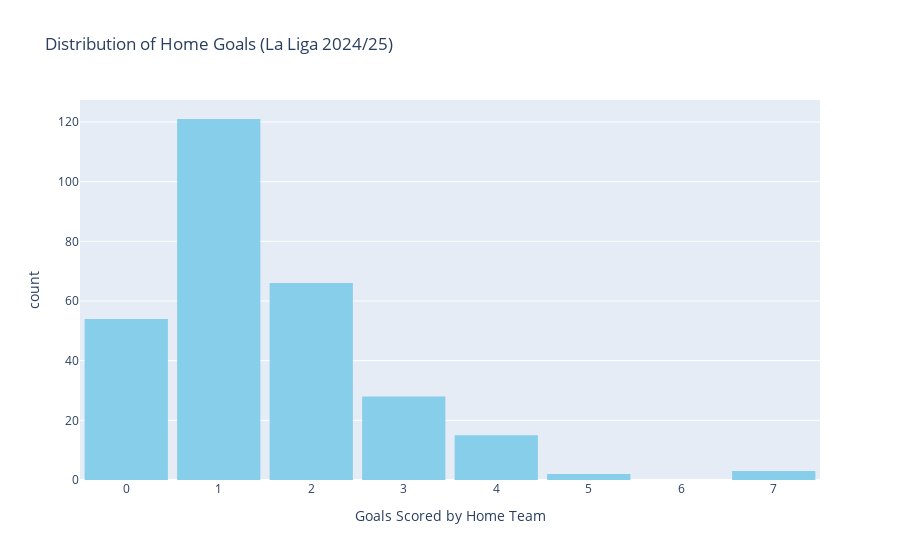

Source (notebook cell):
### Markdown cell above
### Histogram

### Code cell
import plotly.express as px

fig = px.histogram(df, x='FTHG', nbins=int(df['FTHG'].max() + 1),
                   title='Distribution of Home Goals (La Liga 2024/25)',
                   labels={'FTHG': 'Goals Scored by Home Team'},
                   color_discrete_sequence=['skyblue'])

fig.update_layout(bargap=0.1)
fig.show()

### Figure 1 — Plotly figure (JSON) as saved in the notebook; plotly's stock layout.template omitted (floating-point values rounded to 4 significant figures; data arrays with more than 128 entries replaced by an {"elided": "..."} marker saying what was removed)
{"data": [{"alignmentgroup": "True", "bingroup": "x", "hovertemplate": "Goals Scored by Home Team=%{x}<br>count=%{y}<extra></extra>", "legendgroup": "", "marker": {"color": "skyblue", "pattern": {"shape": ""}}, "name": "", "nbinsx": 8, "offsetgroup": "", "orientation": "v", "showlegend": false, "type": "histogram", "x": {"elided": "289 int values"}, "xaxis": "x", "yaxis": "y"}], "layout": {"bargap": 0.1, "barmode": "relative", "legend": {"tracegroupgap": 0}, "title": {"text": "Distribution of Home Goals (La Liga 2024/25)"}, "xaxis": {"anchor": "y", "domain": [0, 1], "title": {"text": "Goals Scored by Home Team"}}, "yaxis": {"anchor": "x", "domain": [0, 1], "title": {"text": "count"}}}}
